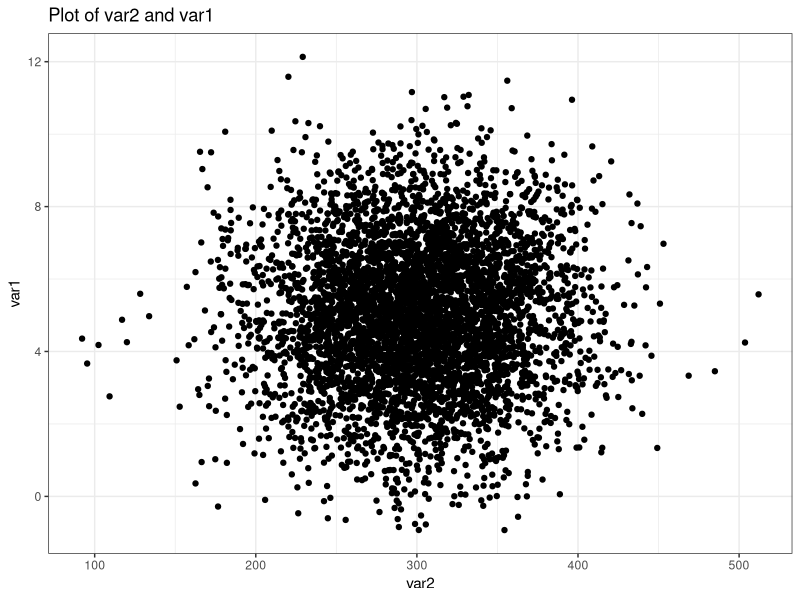
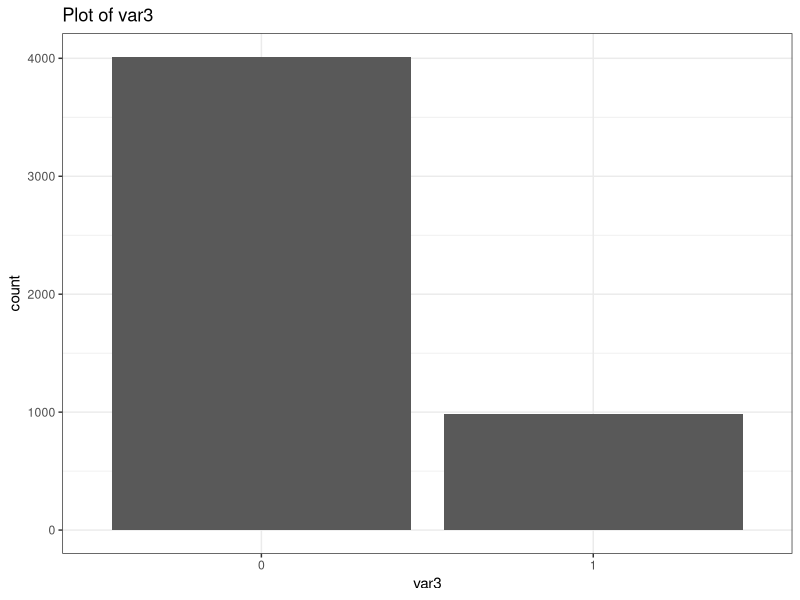

Reproduce these figures in R, in order.
# Working directory
setwd("~/Desktop/example_class")

# Packages
library(ggplot2)

# Function to make plots
function_plot = function(data, xvar, yvar = NULL, plottype, file){

  if(plottype == "scatter"){

    plottitle = paste("Plot of", xvar, "and", yvar)

    p = ggplot(data, aes_string(x = xvar, y = yvar)) +
      geom_point() +
      theme_bw() +
      labs(title = plottitle)

  } else if (plottype == "histogram"){

    # Checks
    if(!is.null(yvar)){
      warning("Only one variable (xvar) is needed if you choose 'histogram'")
    }
    if(length(unique(data[, xvar])) != 2){
      warning("You are not using a binary xvar with 'histogram'")
    }

    plottitle = paste("Plot of", xvar)

    data[, xvar] = factor(data[, xvar])

    p = ggplot(data, aes_string(x = xvar)) +
      geom_bar(stat = "count") +
      theme_bw() +
      labs(title = plottitle)

  } else {stop("You are using a wrong plottype: it must be 'scatter' or 'histogram'")}

  # Save
  ggsave(file, p, width = 5, height = 5)

}

# Load data
df = read.csv("create_data/output/data.csv")

# Produce 2 plots
function_plot(df, xvar = "var2", yvar = "var1", plottype = "scatter",
  file = "plots/output/scatterplot.pdf")
function_plot(df, xvar = "var3", plottype = "histogram",
  file = "plots/output/histogram.pdf")
